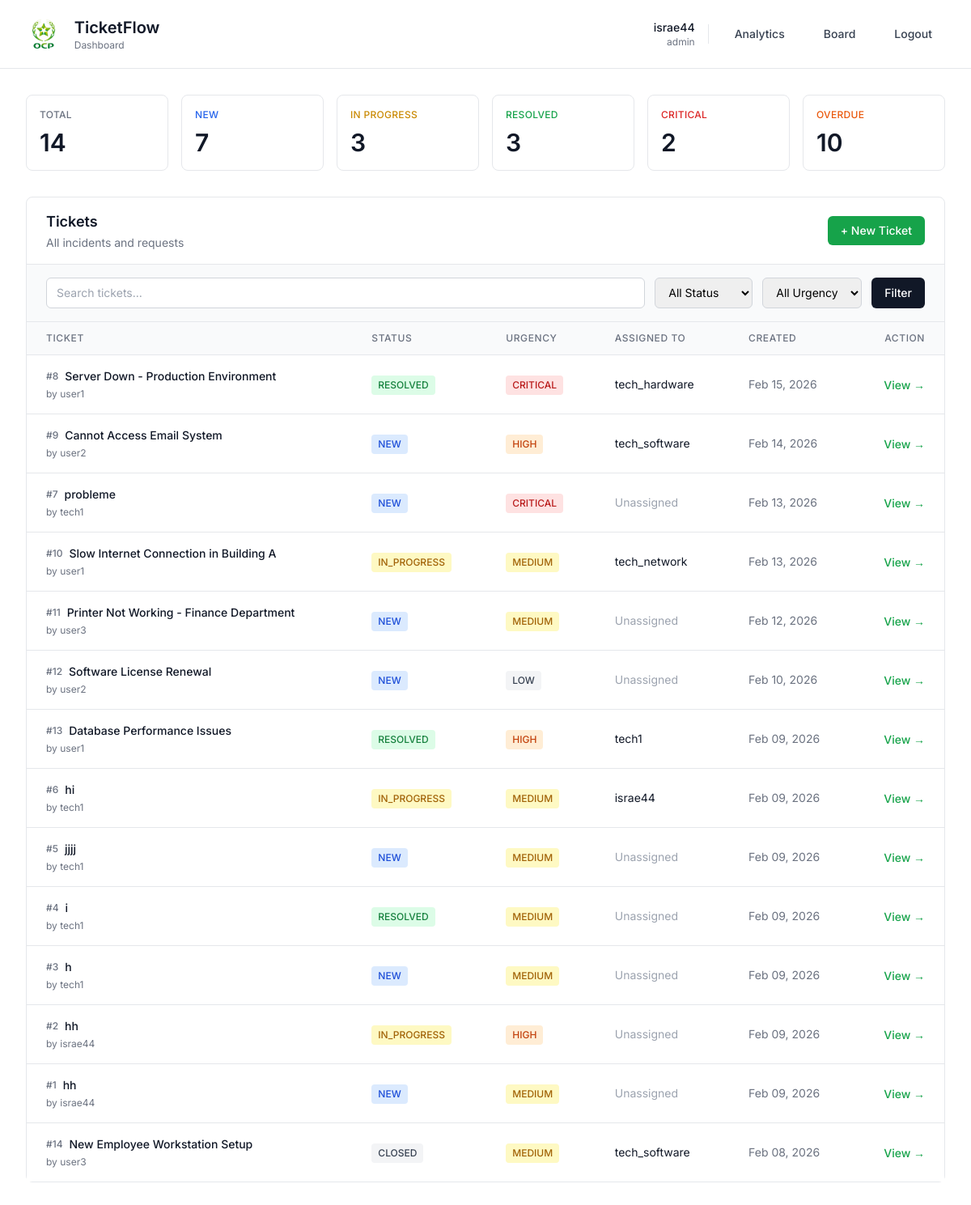
/ (signed in), run on an earlier commit of the app's database.
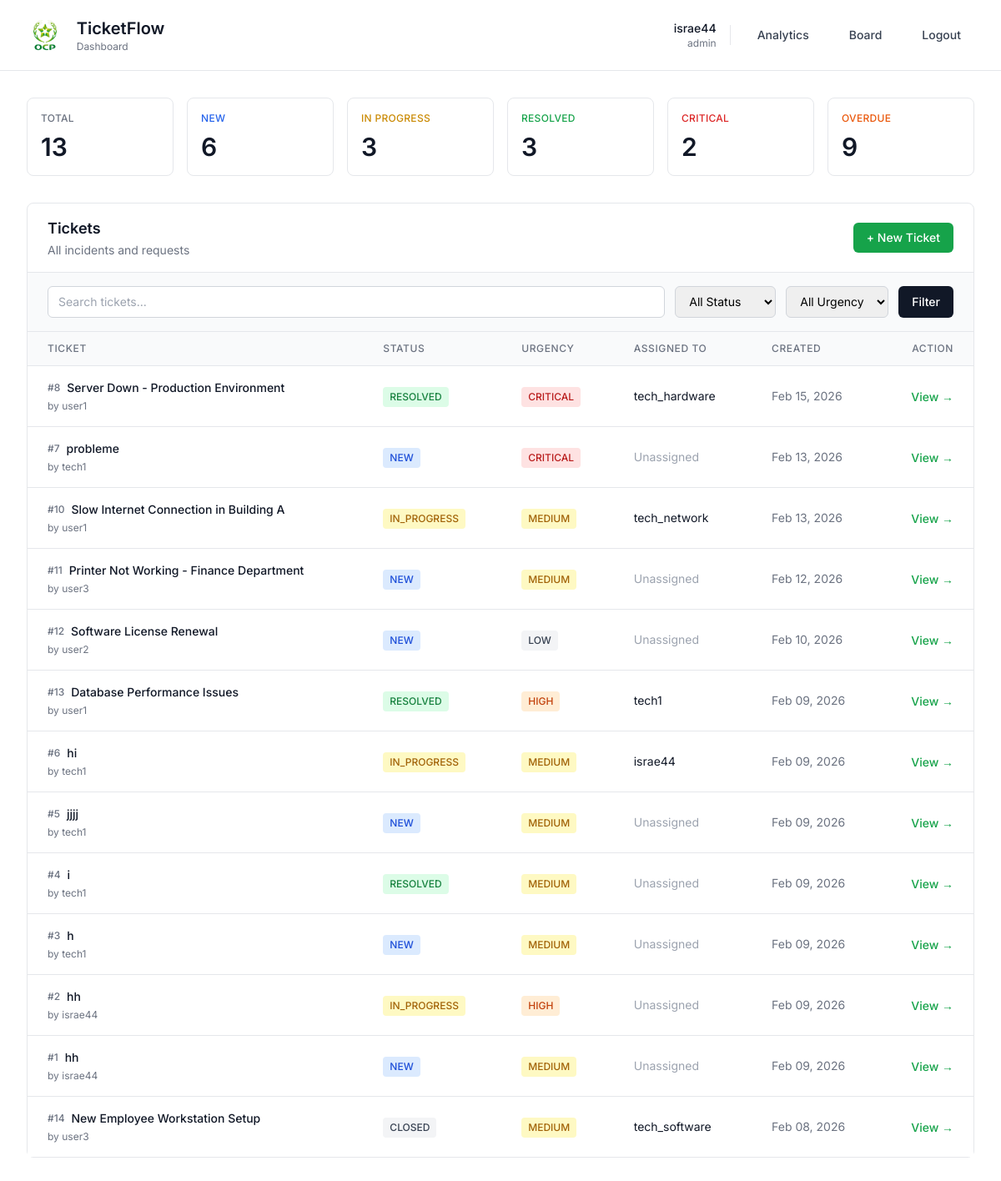
And on a later commit of the database.
### users/models.py (models this page shows, shortened)
class User(AbstractUser):
    ROLE_CHOICES = (
        ("user", "Utilisateur"),
        ("technician", "Technicien"),
        ("admin", "Administrateur"),
    )
    role = models.CharField(max_length=20, choices=ROLE_CHOICES, default="user")
    speciality = models.CharField(max_length=80, blank=True, null=True)

### tickets/models.py (models this page shows, shortened)
class Ticket(models.Model):
    STATUS_CHOICES = (
        ("NEW", "New"),
        ("IN_PROGRESS", "In Progress"),
        ("RESOLVED", "Resolved"),
        ("CLOSED", "Closed"),
    )
    URGENCY_CHOICES = (
        ("LOW", "Low"),
        ("MEDIUM", "Medium"),
        ("HIGH", "High"),
        ("CRITICAL", "Critical"),
    )
    CATEGORY_CHOICES = (
        ("HARDWARE", "Hardware"),
        ("SOFTWARE", "Software"),
        ("NETWORK", "Network"),
        ("ACCESS", "Access & Permissions"),
        ("EMAIL", "Email"),
        ("OTHER", "Other"),
    )
    title = models.CharField(max_length=150)
    description = models.TextField()
    category = models.CharField(
        max_length=30, choices=CATEGORY_CHOICES, default="OTHER")
    status = models.CharField(
        max_length=20, choices=STATUS_CHOICES, default="NEW")
    urgency = models.CharField(
        max_length=20, choices=URGENCY_CHOICES, default="MEDIUM")
    created_by = models.ForeignKey(
        settings.AUTH_USER_MODEL,
        on_delete=models.CASCADE,
        related_name="tickets_created"
    )
    assigned_to = models.ForeignKey(
        settings.AUTH_USER_MODEL,
        on_delete=models.SET_NULL,
        null=True,
        blank=True,
        related_name="tickets_assigned"
    )
    created_at = models.DateTimeField(auto_now_add=True)
    updated_at = models.DateTimeField(auto_now=True)
    resolved_at = models.DateTimeField(null=True, blank=True)
    closed_at = models.DateTimeField(null=True, blank=True)
    sla_response_time = models.IntegerField(
        null=True, blank=True)  # Time until first response
    sla_resolution_time = models.IntegerField(
        null=True, blank=True)  # Time until resolved
    @property
    def age_in_hours(self):
        delta = timezone.now() - self.created_at
        return round(delta.total_seconds() / 3600, 2)
    @property
    def is_overdue(self):
        if self.status in ["RESOLVED", "CLOSED"]:
            return False
        sla_hours = {
            "CRITICAL": 4,
            "HIGH": 24,
            "MEDIUM": 72,
            "LOW": 168,
        }
        max_hours = sla_hours.get(self.urgency, 72)
        return self.age_in_hours > max_hours

### tickets/views.py (the view)
# urls.py: path("", views.dashboard, name="dashboard"),
@login_required
def dashboard(request):
    u = request.user
    tickets = Ticket.objects.all()
    if u.role == "technician":
        tickets = tickets.filter(assigned_to=u)
    elif u.role == "user":
        tickets = tickets.filter(created_by=u)
    status = request.GET.get("status")
    urgency = request.GET.get("urgency")
    search = request.GET.get("search")
    if status:
        tickets = tickets.filter(status=status)
    if urgency:
        tickets = tickets.filter(urgency=urgency)
    if search:
        tickets = tickets.filter(title__icontains=search)
    tickets_list = tickets.order_by("-created_at")
    all_tickets = Ticket.objects.all()
    if u.role == "technician":
        all_tickets = all_tickets.filter(assigned_to=u)
    elif u.role == "user":
        all_tickets = all_tickets.filter(created_by=u)
    summary = {
        'total': all_tickets.count(),
        'new': all_tickets.filter(status="NEW").count(),
        'in_progress': all_tickets.filter(status="IN_PROGRESS").count(),
        'resolved': all_tickets.filter(status="RESOLVED").count(),
        'critical': all_tickets.filter(urgency="CRITICAL").count(),
        'overdue': sum(1 for t in all_tickets.filter(status__in=["NEW", "IN_PROGRESS"]) if t.is_overdue),
    }
    return render(request, "tickets/dashboard.html", {
        "tickets": tickets_list,
        "status": status,
        "urgency": urgency,
        "search": search,
        "summary": summary,
    })

### templates/tickets/dashboard.html (shortened to what this page needs)
{% load static %}
<!doctype html>
<html lang="en">
<head>
  <script src="https://cdn.tailwindcss.com"></script>
</head>
<body class="min-h-screen bg-white">
  <header class="bg-white border-b border-gray-200">
    <div class="max-w-7xl mx-auto px-8 py-5">
      <div class="flex items-center justify-between">
        <div class="flex items-center gap-4">
          <img src="{% static 'images/image-1.png' %}" alt="TicketFlow" class="h-10 w-auto" />
          <div>
            <h1 class="text-xl font-semibold text-gray-900">TicketFlow</h1>
            <p class="text-xs text-gray-500">Dashboard</p>
          </div>
        </div>
        <div class="flex items-center gap-4">
          <div class="text-right hidden md:block">
            <div class="text-sm font-medium text-gray-900">{{ request.user.username }}</div>
            <div class="text-xs text-gray-500">{{ request.user.role }}</div>
          </div>
          <a href="{% url 'analytics' %}"
             class="px-4 py-2 text-sm font-medium text-gray-700 hover:text-gray-900 transition-colors">
            Analytics
          </a>
          <a href="{% url 'board' %}"
             class="px-4 py-2 text-sm font-medium text-gray-700 hover:text-gray-900 transition-colors">
            Board
          </a>
          <a href="{% url 'logout' %}"
             class="px-4 py-2 text-sm font-medium text-gray-700 hover:text-gray-900 transition-colors">
            Logout
          </a>
        </div>
      </div>
    </div>
  </header>
  <main class="max-w-7xl mx-auto px-8 py-8">
    <div class="grid grid-cols-2 md:grid-cols-3 lg:grid-cols-6 gap-4 mb-8">
      <div class="stat-card bg-white border border-gray-200 rounded-lg p-4">
        <div class="text-xs font-medium text-gray-500 uppercase tracking-wide mb-2">Total</div>
        <div class="text-3xl font-semibold text-gray-900">{{ summary.total }}</div>
      </div>
      <div class="stat-card bg-white border border-gray-200 rounded-lg p-4">
        <div class="text-xs font-medium text-blue-600 uppercase tracking-wide mb-2">New</div>
        <div class="text-3xl font-semibold text-gray-900">{{ summary.new }}</div>
      </div>
      <div class="stat-card bg-white border border-gray-200 rounded-lg p-4">
        <div class="text-xs font-medium text-yellow-600 uppercase tracking-wide mb-2">In Progress</div>
        <div class="text-3xl font-semibold text-gray-900">{{ summary.in_progress }}</div>
      </div>
      <div class="stat-card bg-white border border-gray-200 rounded-lg p-4">
        <div class="text-xs font-medium text-green-600 uppercase tracking-wide mb-2">Resolved</div>
        <div class="text-3xl font-semibold text-gray-900">{{ summary.resolved }}</div>
      </div>
      <div class="stat-card bg-white border border-gray-200 rounded-lg p-4">
        <div class="text-xs font-medium text-red-600 uppercase tracking-wide mb-2">Critical</div>
        <div class="text-3xl font-semibold text-gray-900">{{ summary.critical }}</div>
      </div>
      <div class="stat-card bg-white border border-gray-200 rounded-lg p-4">
        <div class="text-xs font-medium text-orange-600 uppercase tracking-wide mb-2">Overdue</div>
        <div class="text-3xl font-semibold text-gray-900">{{ summary.overdue }}</div>
      </div>
    </div>
    <div class="bg-white border border-gray-200 rounded-lg">
      <div class="flex items-center justify-between px-6 py-4 border-b border-gray-200">
        <div>
          <h2 class="text-lg font-semibold text-gray-900">Tickets</h2>
          <p class="text-sm text-gray-500 mt-0.5">All incidents and requests</p>
        </div>
        {% if request.user.role != "technician" %}
          <a href="{% url 'ticket_create' %}"
             class="px-4 py-2 bg-green-600 hover:bg-green-700 text-white text-sm font-medium rounded-md transition-colors">
            + New Ticket
          </a>
        {% endif %}
      </div>
      <form class="flex flex-wrap gap-3 px-6 py-4 bg-gray-50 border-b border-gray-200" method="GET">
        <input name="search" value="{{ search|default:'' }}"
               placeholder="Search tickets..."
               class="flex-1 min-w-[200px] px-3 py-2 text-sm border border-gray-300 rounded-md focus:outline-none focus:ring-2 focus:ring-green-500 focus:border-transparent" />
        <select name="status" class="px-3 py-2 text-sm border border-gray-300 rounded-md focus:outline-none focus:ring-2 focus:ring-green-500 focus:border-transparent">
          <option value="">All Status</option>
        </select>
        <select name="urgency" class="px-3 py-2 text-sm border border-gray-300 rounded-md focus:outline-none focus:ring-2 focus:ring-green-500 focus:border-transparent">
          <option value="">All Urgency</option>
        </select>
        <button class="px-4 py-2 bg-gray-900 hover:bg-gray-800 text-white text-sm font-medium rounded-md transition-colors">
          Filter
        </button>
      </form>
      <div class="overflow-x-auto">
        {% if tickets %}
          <table class="w-full">
            <thead class="bg-gray-50 border-b border-gray-200">
              <tr>
                <th class="px-6 py-3 text-left text-xs font-medium text-gray-500 uppercase tracking-wider">Ticket</th>
                <th class="px-6 py-3 text-left text-xs font-medium text-gray-500 uppercase tracking-wider">Status</th>
                <th class="px-6 py-3 text-left text-xs font-medium text-gray-500 uppercase tracking-wider">Urgency</th>
                <th class="px-6 py-3 text-left text-xs font-medium text-gray-500 uppercase tracking-wider">Assigned To</th>
                <th class="px-6 py-3 text-left text-xs font-medium text-gray-500 uppercase tracking-wider">Created</th>
                <th class="px-6 py-3 text-right text-xs font-medium text-gray-500 uppercase tracking-wider">Action</th>
              </tr>
            </thead>
            <tbody class="bg-white divide-y divide-gray-200">
              {% for t in tickets %}
                <tr class="hover:bg-gray-50 transition-colors ticket-row fade-in">
                  <td class="px-6 py-4">
                    <div class="flex items-center">
                      <span class="text-xs font-medium text-gray-500 mr-2">#{{ t.id }}</span>
                      <span class="text-sm font-medium text-gray-900">{{ t.title }}</span>
                    </div>
                    <div class="text-xs text-gray-500 mt-1">by {{ t.created_by.username }}</div>
                  </td>
                  <td class="px-6 py-4">
                    <span class="inline-flex px-2 py-1 text-xs font-medium rounded {% if t.status == 'NEW' %}bg-blue-100 text-blue-700{% elif t.status == 'IN_PROGRESS' %}bg-yellow-100 text-yellow-700{% elif t.status == 'RESOLVED' %}bg-green-100 text-green-700{% else %}bg-gray-100 text-gray-700{% endif %}">
                      {{ t.status }}
                    </span>
                  </td>
                  <td class="px-6 py-4">
                    <span class="inline-flex px-2 py-1 text-xs font-medium rounded {% if t.urgency == 'CRITICAL' %}bg-red-100 text-red-700{% elif t.urgency == 'HIGH' %}bg-orange-100 text-orange-700{% elif t.urgency == 'MEDIUM' %}bg-yellow-100 text-yellow-700{% else %}bg-gray-100 text-gray-700{% endif %}">
                      {{ t.urgency }}
                    </span>
                  </td>
                  <td class="px-6 py-4 text-sm text-gray-900">
                    {% if t.assigned_to %}{{ t.assigned_to.username }}{% else %}<span class="text-gray-400">Unassigned</span>{% endif %}
                  </td>
                  <td class="px-6 py-4 text-sm text-gray-500">
                    {{ t.created_at|date:"M d, Y" }}
                  </td>
                  <td class="px-6 py-4 text-right">
                    <a href="{% url 'ticket_detail' t.id %}" class="text-sm font-medium text-green-600 hover:text-green-700">
                      View →
                    </a>
                  </td>
                </tr>
              {% endfor %}
            </tbody>
          </table>
        {% else %}
          <div class="px-6 py-12 text-center">
            <p class="text-sm text-gray-500">No tickets found</p>
          </div>
        {% endif %}
      </div>
    </div>
  </main>
</body>
</html>

### templates/tickets/dashboard.html (style rules this page uses)
* { font-family: 'Inter', sans-serif; margin: 0; padding: 0; box-sizing: border-box; }
.fade-in { animation: fadeIn 0.3s ease-in; }
.stat-card { transition: all 0.2s ease; }

What changed in the data, as far as the page shows it:
removed Ticket: id "9", title "Cannot Access Email System", created_by.username "user2", status "NEW", urgency "HIGH", assigned_to.username "tech_software", created_at "Feb 14, 2026"
Also different on the page:
{{ summary.total }}: "14" → "13"
{{ summary.new }}: "7" → "6"
{{ summary.overdue }}: "10" → "9"
